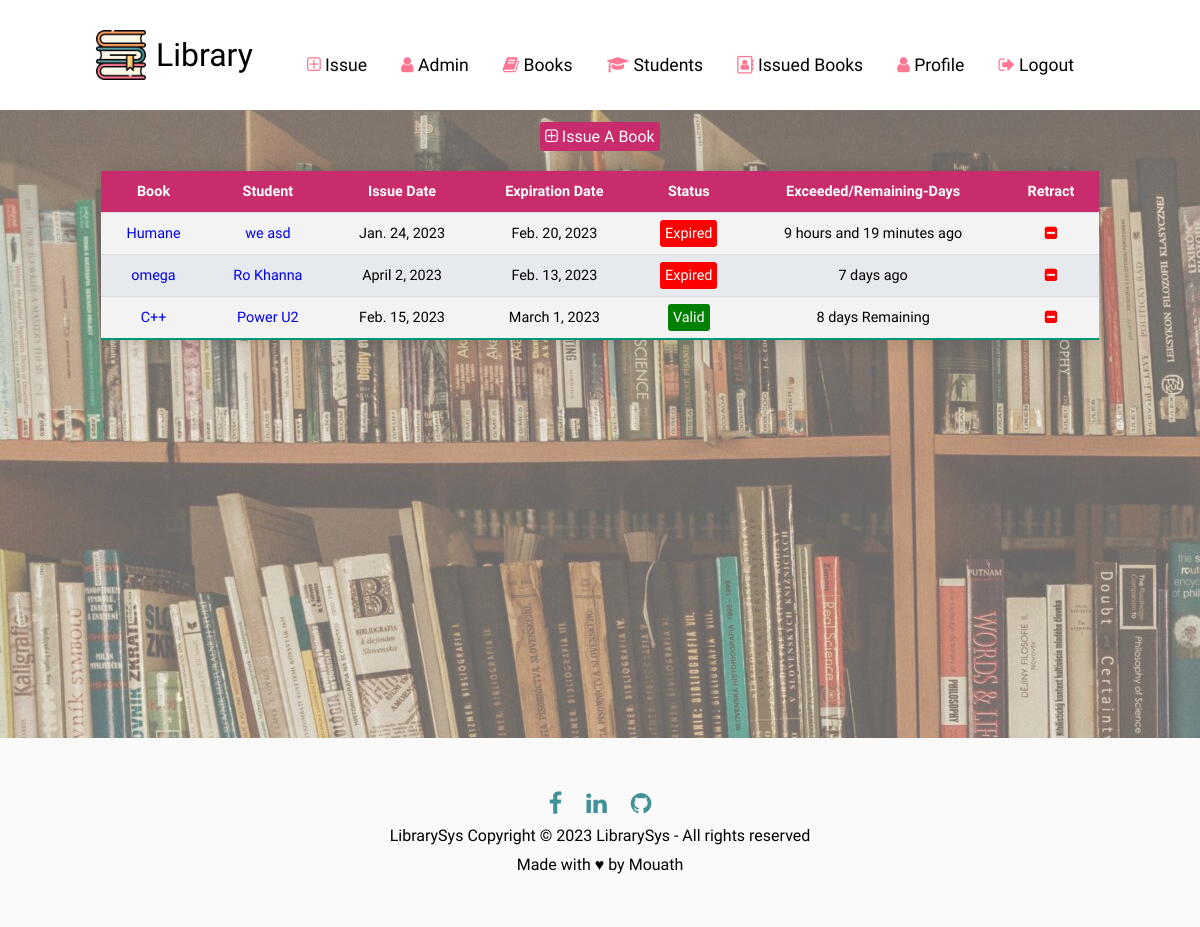
Screenshot of /Issued_Books/ (signed in) with the database file from the repository.
### LibraryApp/models.py (models this page shows, shortened)
class Issued_Book(models.Model):
    book=models.OneToOneField(
        Book,
        on_delete=models.CASCADE,
    )
    issued_date = models.DateField(auto_now=True)
    expiry_date = models.DateField(default=expiry)
    student=models.ForeignKey(
        Student,
        on_delete=models.CASCADE,
        related_name="issued_books"
    )

class Book(models.Model):
    Name=models.CharField(max_length=15)
    Price=models.PositiveIntegerField()
    Desc=models.CharField(max_length=100)
    cat=models.ForeignKey(
        Category,
        on_delete=models.CASCADE,
        related_name="books"
    )
    auther=models.ForeignKey(
        Auther,
        on_delete=models.CASCADE,
        related_name="books"
    )

class Student(models.Model):
    FName=models.CharField(max_length=10)
    LName=models.CharField(max_length=10)
    TelNo=models.CharField(max_length=10)
    user=models.OneToOneField(
        User,
        on_delete=models.CASCADE
    )
    image = models.ImageField(upload_to='images/',  blank=True)

### LibraryApp/views.py (the view)
# urls.py: path('Issued_Books/', views.Issued_Books, name='Issued_Books'),
def Issued_Books(req):
    if(req.user.is_authenticated):
        expList=[]
        if req.user.is_superuser:
            IssuedBooks=models.Issued_Book.objects.all() #all the issued Books
            for i in IssuedBooks:
                expList.append(is_expired(i.expiry_date))
        else:
            IssuedBooks=models.Issued_Book.objects.filter(
                student_id=req.user.student.id
            )
            for i in IssuedBooks:
                expList.append(is_expired(i.expiry_date))
        zippedList=zip(IssuedBooks,expList)
        con={
            'IssuedBooks':IssuedBooks,
            'expList':expList,
            'zippedList':zippedList
        }
        return render(req,'Library/Issued_Books.html',con)
    else:
        return redirect('LibraryApp:login')

### LibraryApp/templatetags/custom_filters.py (called while the page is built)
@register.filter
def is_expired(expiration_date):
    now = datetime.now(timezone.utc)
    if isinstance(expiration_date, datetime):
        expiration_date = expiration_date.date()
    expiration_date = datetime.combine(expiration_date, datetime.min.time(), tzinfo=timezone.utc)
    if expiration_date < now:
        return True
    else:
        return False

### LibraryApp/views.py (called while the page is built)
def is_expired(item):
    now = datetime.now().date()
    return item < now

### LibraryApp/templates/Library/Issued_Books.html (shortened to what this page needs)
{% extends 'base.html' %}
{% block content %}
{% load custom_filters %}
<div class="mytable isbok">
    {% if user.is_superuser %}
    <div class="add-btn">
        <a href="{% url 'LibraryApp:IssueABook' %}"><i class="fa fa-plus-square-o" aria-hidden="true"></i> Issue A Book</a>
    </div>
    {% endif %}
    <table class="styled-table">
        <th>Book</th>
        <th>Student</th>
        <th>Issue Date</th>
        <th>Expiration Date</th>
        <th>Status</th>
        <th>Exceeded/Remaining-Days</th>
        <th>Retract</th>
        {% for i in IssuedBooks %}
        <tr>
            <td class="book"><a href="{% url 'LibraryApp:bookDetails' i.book_id %}">{{i.book.Name}}</a></td>
            <td class="Name"><li><a href="{% url 'LibraryApp:Profile' i.student_id %}">{{i.student.FName}} {{i.student.LName}}</a></td>
            <td>{{i.issued_date}}</td>
            <td>{{i.expiry_date}}</td>
            {% if i.expiry_date|is_expired %}
            <td><span class="Expired">Expired</span></td>
            {% else %}
            <td><span class="Valid">Valid</span></td>
            {% endif %}
            <td>{{i.expiry_date|time_since_expired_bvalid}}</td>
            <td><a href="{% url 'LibraryApp:retract' i.id %}"><i class="fa fa-minus-square" aria-hidden="true"></i></a></td>
        </tr>
        {% endfor %}
    </table>
</div>
{% endblock %}

### LibraryApp/static/css/main.css (style rules this page uses)
* { margin: 0; padding: 0; font-family: 'Ubuntu', sans-serif; }
:root { --c0:#C92C6D; --c1:#ff9e5e; --c2:#419296; --c3:#ff7893; --footer:#f3f3f3; --Nav:#ff9e5e; }
.add-btn { margin-top: 10px; text-align: center; }
.add-btn a { text-decoration: none; user-select: none; color: white; padding: 5px; border-radius: 3px; }
.isbok .styled-table .Name li { list-style: none; }
.isbok .styled-table .Name li a { text-decoration: none; }
.isbok .styled-table .book a { text-decoration: none; }
.styled-table .fa { color: red; }
.mytable { overflow-x: auto; padding: 5px; margin-top: .2%; }
.styled-table { border-collapse: collapse; margin: 25px 0; font-size: 0.9em; min-width: 400px; box-shadow: 0 0 20px rgba(0, 0, 0, 0.15); text-align:center; width: 100%; height: 35px; user-select: none; overflow-x: scroll; }
.styled-table th, .styled-table td { padding: 12px 15px; }
.styled-table tbody tr { border-bottom: 1px solid #dddddd; }
.styled-table tbody tr:nth-of-type(even) { background-color: #f3f3f3; }
.styled-table tbody tr:nth-of-type(odd) { background-color: #e6e9ed; }
.styled-table tbody tr:last-of-type { border-bottom: 2px solid #009879; }
.isbok .styled-table th,.isbok .add-btn a { background-color: var(--c0); color: white; }
td .Valid { background-color: green; color: white; padding: 5px; border-radius: 3px; }
td .Expired { background-color: red; color: white; padding: 5px; border-radius: 3px; }

### rows the page displays
Issued_Book: book.Name "Humane", student.FName "we", student.LName "asd", issued_date "Jan. 24, 2023", expiry_date "Feb. 20, 2023", shows "Expired", expiry_date "9 hours and 19 minutes ago"
Issued_Book: book.Name "omega", student.FName "Ro", student.LName "Khanna", issued_date "April 2, 2023", expiry_date "Feb. 13, 2023", shows "Expired", expiry_date "7 days ago"
Issued_Book: book.Name "C++", student.FName "Power", student.LName "U2", issued_date "Feb. 15, 2023", expiry_date "March 1, 2023", shows "Valid", expiry_date "8 days Remaining"
